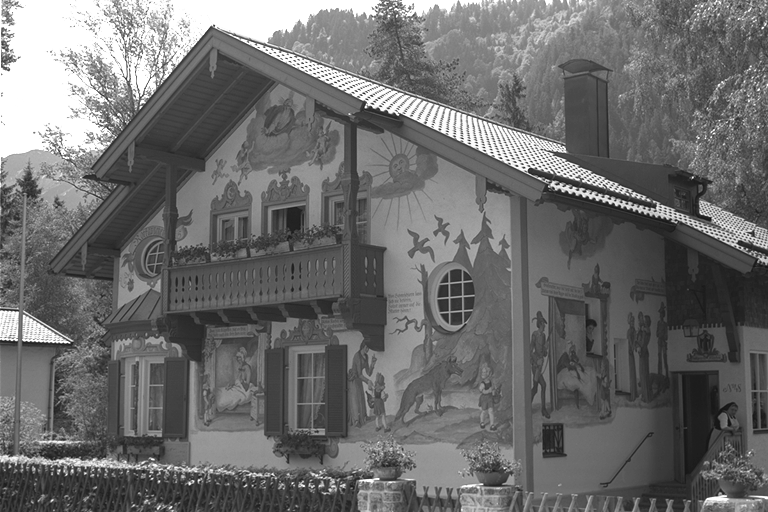
%> input picture Project/images/kodak24.png, 768 x 512 px
$ octave jpeg.m   (GNU Octave 9; MATLAB toolbox functions it lacks are replaced by stand-ins)
%> lines starting %> are read from the running program, lines starting %| are printed output that depends on the picture
% Set image directory path
image_dir = '../images/';

% Read the original image
image = imread(fullfile(image_dir, 'kodak24.png'));
%> image is the input picture: size 512x768 uint8; min 17, max 255, mean 109
image = double(image);  % Convert to double for DCT
%> image: size 512x768 double
size_of_image = size(image);
%> size_of_image = [512 768]
blockSize = [8 8];

% DCT
dct_image = blockproc(image, blockSize, @(block) dct2(block.data));
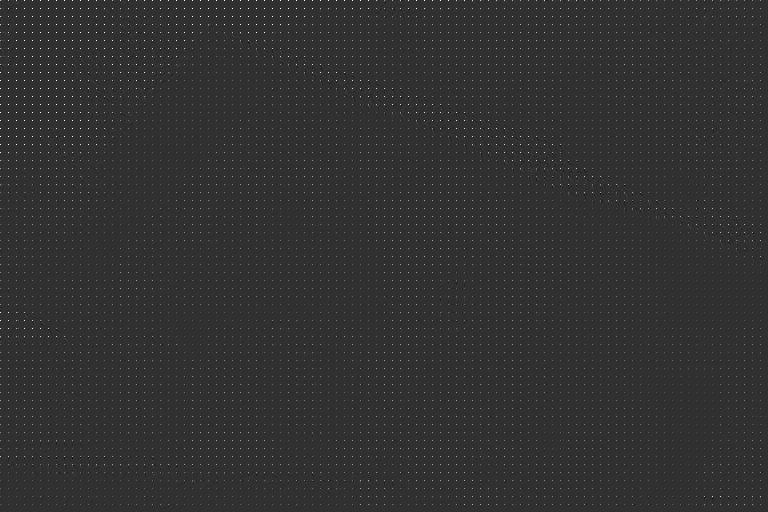
%> dct_image: size 512x768 double; min -482.7, max 2040, mean 13.8; drawn with min black and max white

% Quantization
quantization_matrix = [
    16, 11, 10, 16, 24, 40, 51, 61;
    12, 12, 14, 19, 26, 58, 60, 55;
    14, 13, 16, 24, 40, 57, 69, 56;
    14, 17, 22, 29, 51, 87, 80, 62;
    18, 22, 37, 56, 68, 109, 103, 77;
    24, 35, 55, 64, 81, 104, 113, 92;
    49, 64, 78, 87, 103, 121, 120, 101;
    72, 92, 95, 98, 112, 100, 103, 99
];

% quantization_matrix = quantization_matrix * 2;
quantized_image = blockproc(dct_image, blockSize, @(block) round(block.data ./ quantization_matrix));

% Huffman Encoding

% Flatten quantized image for Huffman encoding
symbols = unique(quantized_image(:));
%> symbols = 168 values from -42 to 128
counts = histcounts(quantized_image(:), [symbols; max(symbols)+1]);
%> counts = 168 values, max 319809 at index 40, min 1 at index 1, mean 2340.6

% Create Huffman dictionary
%> (the run ends here)

$ run again, with Project/images/pirate.png copied over Project/images/kodak24.png
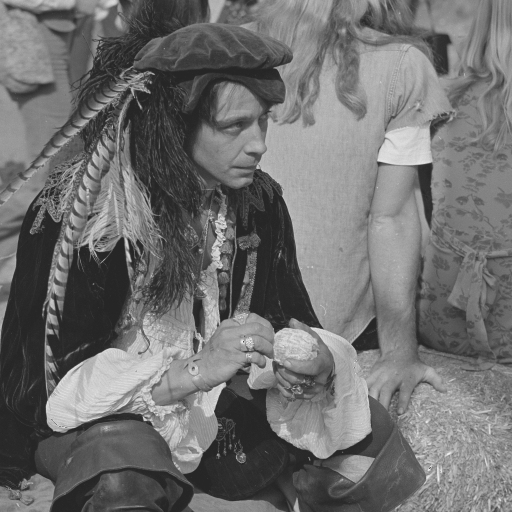
%> input picture Project/images/pirate.png, 512 x 512 px
%> image is the input picture: size 512x512x3 uint8; min 36, max 241, mean 111.6
%> image: size 512x512x3 double
%> `dct_image = blockproc(image, blockSize, @(block) dct2(block.data));`:
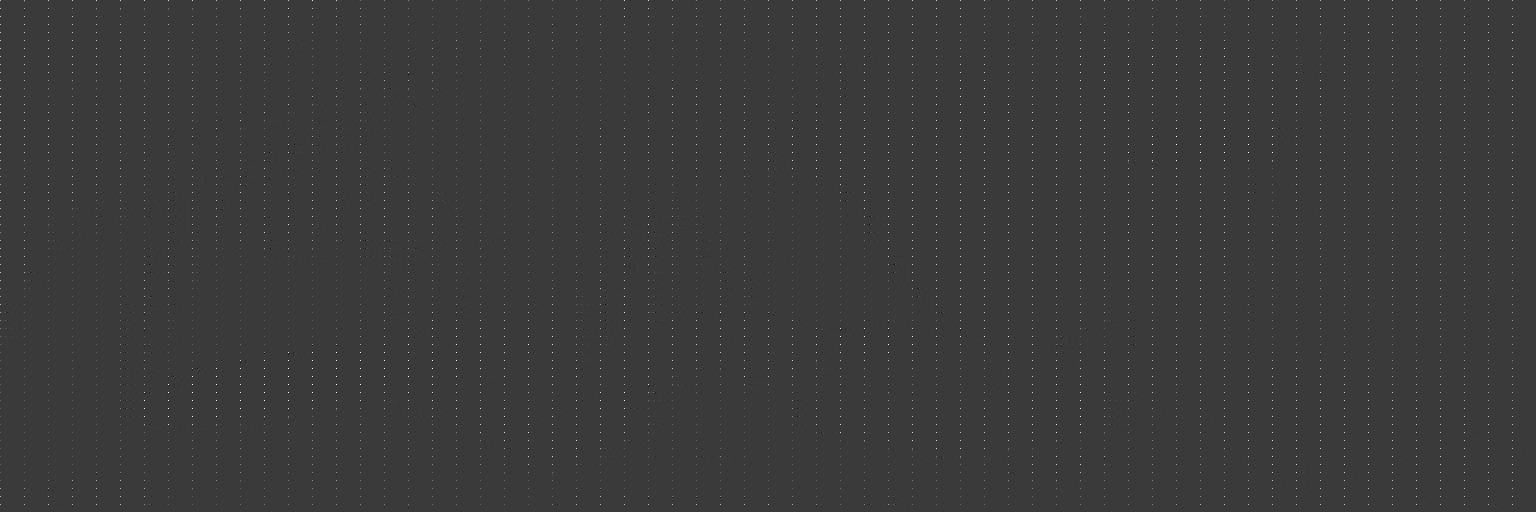
%> dct_image: size 512x1536 double; min -897.3, max 3018.7, mean 8.1; drawn with min black and max white
%> symbols = 239 values from -75 to 189
%> counts = 239 values, max 706564 at index 51, min 1 at index 1, mean 3290.5
